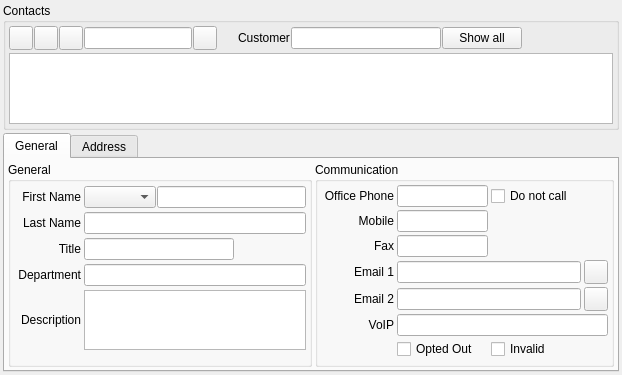
<?xml version="1.0" encoding="UTF-8"?>
<ui version="4.0">
 <class>ACC_ContactEditWidget</class>
 <widget class="QWidget" name="ACC_ContactEditWidget">
  <property name="geometry">
   <rect>
    <x>0</x>
    <y>0</y>
    <width>622</width>
    <height>375</height>
   </rect>
  </property>
  <property name="minimumSize">
   <size>
    <width>600</width>
    <height>350</height>
   </size>
  </property>
  <property name="windowTitle">
   <string>Form</string>
  </property>
  <layout class="QGridLayout" name="gridLayout_8">
   <property name="leftMargin">
    <number>3</number>
   </property>
   <property name="topMargin">
    <number>3</number>
   </property>
   <property name="rightMargin">
    <number>3</number>
   </property>
   <property name="bottomMargin">
    <number>3</number>
   </property>
   <property name="spacing">
    <number>3</number>
   </property>
   <item row="0" column="0">
    <widget class="QGroupBox" name="gbContactTable">
     <property name="sizePolicy">
      <sizepolicy hsizetype="Preferred" vsizetype="Expanding">
       <horstretch>0</horstretch>
       <verstretch>1</verstretch>
      </sizepolicy>
     </property>
     <property name="minimumSize">
      <size>
       <width>0</width>
       <height>0</height>
      </size>
     </property>
     <property name="title">
      <string>Contacts</string>
     </property>
     <layout class="QGridLayout" name="gridLayout_5">
      <property name="sizeConstraint">
       <enum>QLayout::SetMaximumSize</enum>
      </property>
      <property name="leftMargin">
       <number>3</number>
      </property>
      <property name="topMargin">
       <number>3</number>
      </property>
      <property name="rightMargin">
       <number>3</number>
      </property>
      <property name="bottomMargin">
       <number>3</number>
      </property>
      <property name="spacing">
       <number>3</number>
      </property>
      <item row="0" column="0">
       <layout class="QHBoxLayout" name="hlAdd_2">
        <property name="spacing">
         <number>1</number>
        </property>
        <item>
         <widget class="QToolButton" name="pbAddContact">
          <property name="minimumSize">
           <size>
            <width>24</width>
            <height>24</height>
           </size>
          </property>
          <property name="maximumSize">
           <size>
            <width>24</width>
            <height>24</height>
           </size>
          </property>
          <property name="toolTip">
           <string>Add contact</string>
          </property>
          <property name="text">
           <string/>
          </property>
          <property name="icon">
           <iconset resource="../../../db/src/gui/db.qrc">
            <normaloff>:/images/icons/add.png</normaloff>:/images/icons/add.png</iconset>
          </property>
          <property name="iconSize">
           <size>
            <width>16</width>
            <height>16</height>
           </size>
          </property>
         </widget>
        </item>
        <item>
         <widget class="QToolButton" name="pbDeleteContact">
          <property name="minimumSize">
           <size>
            <width>24</width>
            <height>24</height>
           </size>
          </property>
          <property name="maximumSize">
           <size>
            <width>24</width>
            <height>24</height>
           </size>
          </property>
          <property name="toolTip">
           <string>Delete contact</string>
          </property>
          <property name="text">
           <string/>
          </property>
          <property name="icon">
           <iconset resource="../../../db/src/gui/db.qrc">
            <normaloff>:/images/icons/delete.png</normaloff>:/images/icons/delete.png</iconset>
          </property>
          <property name="iconSize">
           <size>
            <width>16</width>
            <height>16</height>
           </size>
          </property>
         </widget>
        </item>
        <item>
         <widget class="QToolButton" name="pbSave">
          <property name="sizePolicy">
           <sizepolicy hsizetype="Fixed" vsizetype="Fixed">
            <horstretch>0</horstretch>
            <verstretch>0</verstretch>
           </sizepolicy>
          </property>
          <property name="minimumSize">
           <size>
            <width>24</width>
            <height>24</height>
           </size>
          </property>
          <property name="maximumSize">
           <size>
            <width>24</width>
            <height>24</height>
           </size>
          </property>
          <property name="toolTip">
           <string>Save to database</string>
          </property>
          <property name="text">
           <string/>
          </property>
          <property name="icon">
           <iconset resource="../../../db/src/gui/db.qrc">
            <normaloff>:/images/icons/database_save.png</normaloff>:/images/icons/database_save.png</iconset>
          </property>
         </widget>
        </item>
        <item>
         <widget class="QLineEdit" name="leFind">
          <property name="minimumSize">
           <size>
            <width>100</width>
            <height>0</height>
           </size>
          </property>
          <property name="maximumSize">
           <size>
            <width>150</width>
            <height>16777215</height>
           </size>
          </property>
         </widget>
        </item>
        <item>
         <widget class="QToolButton" name="pbFind">
          <property name="minimumSize">
           <size>
            <width>24</width>
            <height>24</height>
           </size>
          </property>
          <property name="maximumSize">
           <size>
            <width>24</width>
            <height>24</height>
           </size>
          </property>
          <property name="toolTip">
           <string>Find contact</string>
          </property>
          <property name="text">
           <string/>
          </property>
          <property name="icon">
           <iconset resource="../../../db/src/gui/db.qrc">
            <normaloff>:/images/icons/find.png</normaloff>:/images/icons/find.png</iconset>
          </property>
         </widget>
        </item>
        <item>
         <spacer name="horizontalSpacer">
          <property name="orientation">
           <enum>Qt::Horizontal</enum>
          </property>
          <property name="sizeType">
           <enum>QSizePolicy::Fixed</enum>
          </property>
          <property name="sizeHint" stdset="0">
           <size>
            <width>20</width>
            <height>20</height>
           </size>
          </property>
         </spacer>
        </item>
        <item>
         <widget class="QLabel" name="lblCustSupp">
          <property name="text">
           <string>Customer</string>
          </property>
         </widget>
        </item>
        <item>
         <widget class="QLineEdit" name="leCustSupp">
          <property name="minimumSize">
           <size>
            <width>150</width>
            <height>0</height>
           </size>
          </property>
          <property name="readOnly">
           <bool>true</bool>
          </property>
         </widget>
        </item>
        <item>
         <widget class="QPushButton" name="pbShowAll">
          <property name="text">
           <string>Show all</string>
          </property>
         </widget>
        </item>
        <item>
         <spacer name="horizontalSpacer_9">
          <property name="orientation">
           <enum>Qt::Horizontal</enum>
          </property>
          <property name="sizeType">
           <enum>QSizePolicy::MinimumExpanding</enum>
          </property>
          <property name="sizeHint" stdset="0">
           <size>
            <width>20</width>
            <height>20</height>
           </size>
          </property>
         </spacer>
        </item>
       </layout>
      </item>
      <item row="1" column="0">
       <widget class="QTableView" name="tvContact">
        <property name="sizePolicy">
         <sizepolicy hsizetype="Expanding" vsizetype="Expanding">
          <horstretch>0</horstretch>
          <verstretch>1</verstretch>
         </sizepolicy>
        </property>
        <property name="sizeIncrement">
         <size>
          <width>1</width>
          <height>1</height>
         </size>
        </property>
       </widget>
      </item>
     </layout>
    </widget>
   </item>
   <item row="1" column="0">
    <widget class="QTabWidget" name="tabWidget">
     <property name="currentIndex">
      <number>0</number>
     </property>
     <widget class="QWidget" name="tab">
      <attribute name="title">
       <string>General</string>
      </attribute>
      <layout class="QGridLayout" name="gridLayout_6">
       <property name="leftMargin">
        <number>3</number>
       </property>
       <property name="topMargin">
        <number>3</number>
       </property>
       <property name="rightMargin">
        <number>3</number>
       </property>
       <property name="bottomMargin">
        <number>3</number>
       </property>
       <property name="spacing">
        <number>3</number>
       </property>
       <item row="0" column="0">
        <widget class="QGroupBox" name="gbGeneral">
         <property name="title">
          <string>General</string>
         </property>
         <layout class="QGridLayout" name="gridLayout_3">
          <property name="sizeConstraint">
           <enum>QLayout::SetMinimumSize</enum>
          </property>
          <property name="leftMargin">
           <number>6</number>
          </property>
          <property name="topMargin">
           <number>3</number>
          </property>
          <property name="rightMargin">
           <number>3</number>
          </property>
          <property name="bottomMargin">
           <number>3</number>
          </property>
          <property name="spacing">
           <number>3</number>
          </property>
          <item row="0" column="0">
           <widget class="QLabel" name="label">
            <property name="text">
             <string>First Name</string>
            </property>
            <property name="alignment">
             <set>Qt::AlignRight|Qt::AlignTrailing|Qt::AlignVCenter</set>
            </property>
           </widget>
          </item>
          <item row="0" column="1">
           <layout class="QHBoxLayout" name="horizontalLayout_2">
            <property name="spacing">
             <number>1</number>
            </property>
            <item>
             <widget class="QComboBox" name="cbSalutation"/>
            </item>
            <item>
             <widget class="QLineEdit" name="leFirstName"/>
            </item>
           </layout>
          </item>
          <item row="1" column="0">
           <widget class="QLabel" name="label_2">
            <property name="text">
             <string>Last Name</string>
            </property>
            <property name="alignment">
             <set>Qt::AlignRight|Qt::AlignTrailing|Qt::AlignVCenter</set>
            </property>
           </widget>
          </item>
          <item row="1" column="1">
           <widget class="QLineEdit" name="leLastName"/>
          </item>
          <item row="2" column="0">
           <widget class="QLabel" name="label_3">
            <property name="text">
             <string>Title</string>
            </property>
            <property name="alignment">
             <set>Qt::AlignRight|Qt::AlignTrailing|Qt::AlignVCenter</set>
            </property>
           </widget>
          </item>
          <item row="2" column="1">
           <widget class="QLineEdit" name="leTitle">
            <property name="maximumSize">
             <size>
              <width>150</width>
              <height>16777215</height>
             </size>
            </property>
           </widget>
          </item>
          <item row="3" column="0">
           <widget class="QLabel" name="label_4">
            <property name="text">
             <string>Department</string>
            </property>
            <property name="alignment">
             <set>Qt::AlignRight|Qt::AlignTrailing|Qt::AlignVCenter</set>
            </property>
           </widget>
          </item>
          <item row="3" column="1">
           <widget class="QLineEdit" name="leDepartment"/>
          </item>
          <item row="4" column="0">
           <widget class="QLabel" name="label_10">
            <property name="text">
             <string>Description</string>
            </property>
            <property name="alignment">
             <set>Qt::AlignRight|Qt::AlignTrailing|Qt::AlignVCenter</set>
            </property>
           </widget>
          </item>
          <item row="4" column="1">
           <widget class="QPlainTextEdit" name="pteDescription">
            <property name="minimumSize">
             <size>
              <width>0</width>
              <height>60</height>
             </size>
            </property>
            <property name="maximumSize">
             <size>
              <width>16777215</width>
              <height>60</height>
             </size>
            </property>
            <property name="tabChangesFocus">
             <bool>true</bool>
            </property>
           </widget>
          </item>
          <item row="5" column="1">
           <spacer name="verticalSpacer_3">
            <property name="orientation">
             <enum>Qt::Vertical</enum>
            </property>
            <property name="sizeType">
             <enum>QSizePolicy::Preferred</enum>
            </property>
            <property name="sizeHint" stdset="0">
             <size>
              <width>20</width>
              <height>10</height>
             </size>
            </property>
           </spacer>
          </item>
         </layout>
        </widget>
       </item>
       <item row="0" column="1">
        <widget class="QGroupBox" name="gbCommunication">
         <property name="title">
          <string>Communication</string>
         </property>
         <layout class="QGridLayout" name="gridLayout_4">
          <property name="sizeConstraint">
           <enum>QLayout::SetMinimumSize</enum>
          </property>
          <property name="leftMargin">
           <number>6</number>
          </property>
          <property name="topMargin">
           <number>3</number>
          </property>
          <property name="rightMargin">
           <number>3</number>
          </property>
          <property name="bottomMargin">
           <number>3</number>
          </property>
          <property name="spacing">
           <number>3</number>
          </property>
          <item row="0" column="0">
           <widget class="QLabel" name="label_6">
            <property name="text">
             <string>Office Phone</string>
            </property>
            <property name="alignment">
             <set>Qt::AlignRight|Qt::AlignTrailing|Qt::AlignVCenter</set>
            </property>
           </widget>
          </item>
          <item row="0" column="1">
           <widget class="QLineEdit" name="leOfficePhone"/>
          </item>
          <item row="1" column="0">
           <widget class="QLabel" name="label_7">
            <property name="text">
             <string>Mobile</string>
            </property>
            <property name="alignment">
             <set>Qt::AlignRight|Qt::AlignTrailing|Qt::AlignVCenter</set>
            </property>
           </widget>
          </item>
          <item row="1" column="1">
           <widget class="QLineEdit" name="leMobile"/>
          </item>
          <item row="1" column="2" colspan="2">
           <spacer name="horizontalSpacer_2">
            <property name="orientation">
             <enum>Qt::Horizontal</enum>
            </property>
            <property name="sizeHint" stdset="0">
             <size>
              <width>134</width>
              <height>20</height>
             </size>
            </property>
           </spacer>
          </item>
          <item row="2" column="0">
           <widget class="QLabel" name="label_8">
            <property name="text">
             <string>Fax</string>
            </property>
            <property name="alignment">
             <set>Qt::AlignRight|Qt::AlignTrailing|Qt::AlignVCenter</set>
            </property>
           </widget>
          </item>
          <item row="2" column="1">
           <widget class="QLineEdit" name="leFax"/>
          </item>
          <item row="2" column="2" colspan="2">
           <spacer name="horizontalSpacer_3">
            <property name="orientation">
             <enum>Qt::Horizontal</enum>
            </property>
            <property name="sizeHint" stdset="0">
             <size>
              <width>134</width>
              <height>20</height>
             </size>
            </property>
           </spacer>
          </item>
          <item row="3" column="0">
           <widget class="QLabel" name="label_9">
            <property name="text">
             <string>Email 1</string>
            </property>
            <property name="alignment">
             <set>Qt::AlignRight|Qt::AlignTrailing|Qt::AlignVCenter</set>
            </property>
           </widget>
          </item>
          <item row="4" column="0">
           <widget class="QLabel" name="label_11">
            <property name="text">
             <string>Email 2</string>
            </property>
            <property name="alignment">
             <set>Qt::AlignRight|Qt::AlignTrailing|Qt::AlignVCenter</set>
            </property>
           </widget>
          </item>
          <item row="0" column="2">
           <widget class="QCheckBox" name="ckbDoNotCall">
            <property name="text">
             <string>Do not call</string>
            </property>
           </widget>
          </item>
          <item row="6" column="2">
           <widget class="QCheckBox" name="ckbInvalid">
            <property name="text">
             <string>Invalid</string>
            </property>
           </widget>
          </item>
          <item row="6" column="1">
           <widget class="QCheckBox" name="ckbOptOut">
            <property name="text">
             <string>Opted Out</string>
            </property>
           </widget>
          </item>
          <item row="7" column="1">
           <spacer name="verticalSpacer">
            <property name="orientation">
             <enum>Qt::Vertical</enum>
            </property>
            <property name="sizeType">
             <enum>QSizePolicy::Expanding</enum>
            </property>
            <property name="sizeHint" stdset="0">
             <size>
              <width>20</width>
              <height>0</height>
             </size>
            </property>
           </spacer>
          </item>
          <item row="4" column="1" colspan="3">
           <layout class="QHBoxLayout" name="horizontalLayout_4">
            <property name="spacing">
             <number>3</number>
            </property>
            <item>
             <widget class="QLineEdit" name="leEmail2"/>
            </item>
            <item>
             <widget class="QToolButton" name="pbSendEmail2">
              <property name="minimumSize">
               <size>
                <width>24</width>
                <height>24</height>
               </size>
              </property>
              <property name="maximumSize">
               <size>
                <width>24</width>
                <height>24</height>
               </size>
              </property>
              <property name="toolTip">
               <string>Send email2</string>
              </property>
              <property name="text">
               <string/>
              </property>
              <property name="icon">
               <iconset resource="../../../db/src/gui/db.qrc">
                <normaloff>:/images/icons/email_edit.png</normaloff>:/images/icons/email_edit.png</iconset>
              </property>
             </widget>
            </item>
           </layout>
          </item>
          <item row="3" column="1" colspan="3">
           <layout class="QHBoxLayout" name="horizontalLayout_5">
            <property name="spacing">
             <number>3</number>
            </property>
            <item>
             <widget class="QLineEdit" name="leEmail1"/>
            </item>
            <item>
             <widget class="QToolButton" name="pbSendEmail1">
              <property name="minimumSize">
               <size>
                <width>24</width>
                <height>24</height>
               </size>
              </property>
              <property name="maximumSize">
               <size>
                <width>24</width>
                <height>24</height>
               </size>
              </property>
              <property name="toolTip">
               <string>Send email1</string>
              </property>
              <property name="text">
               <string/>
              </property>
              <property name="icon">
               <iconset resource="../../../db/src/gui/db.qrc">
                <normaloff>:/images/icons/email_edit.png</normaloff>:/images/icons/email_edit.png</iconset>
              </property>
             </widget>
            </item>
           </layout>
          </item>
          <item row="5" column="0">
           <widget class="QLabel" name="label_5">
            <property name="text">
             <string>VoIP</string>
            </property>
            <property name="alignment">
             <set>Qt::AlignRight|Qt::AlignTrailing|Qt::AlignVCenter</set>
            </property>
           </widget>
          </item>
          <item row="5" column="1" colspan="3">
           <widget class="QLineEdit" name="leVoip"/>
          </item>
         </layout>
        </widget>
       </item>
      </layout>
     </widget>
     <widget class="QWidget" name="tab_2">
      <attribute name="title">
       <string>Address</string>
      </attribute>
      <layout class="QGridLayout" name="gridLayout_7">
       <property name="leftMargin">
        <number>3</number>
       </property>
       <property name="topMargin">
        <number>3</number>
       </property>
       <property name="rightMargin">
        <number>3</number>
       </property>
       <property name="bottomMargin">
        <number>3</number>
       </property>
       <property name="spacing">
        <number>3</number>
       </property>
       <item row="0" column="0">
        <widget class="QGroupBox" name="gbPrimaryAddress">
         <property name="title">
          <string>Primary Address</string>
         </property>
         <layout class="QGridLayout" name="gridLayout">
          <property name="leftMargin">
           <number>6</number>
          </property>
          <property name="topMargin">
           <number>3</number>
          </property>
          <property name="rightMargin">
           <number>3</number>
          </property>
          <property name="bottomMargin">
           <number>3</number>
          </property>
          <property name="spacing">
           <number>3</number>
          </property>
          <item row="0" column="0">
           <widget class="QLabel" name="lblPrimaryAddress1">
            <property name="text">
             <string>Primary Address 1</string>
            </property>
            <property name="alignment">
             <set>Qt::AlignRight|Qt::AlignTrailing|Qt::AlignVCenter</set>
            </property>
           </widget>
          </item>
          <item row="0" column="1">
           <widget class="QLineEdit" name="lePrimaryAddress1">
            <property name="sizePolicy">
             <sizepolicy hsizetype="Expanding" vsizetype="Fixed">
              <horstretch>1</horstretch>
              <verstretch>0</verstretch>
             </sizepolicy>
            </property>
            <property name="minimumSize">
             <size>
              <width>150</width>
              <height>0</height>
             </size>
            </property>
            <property name="maximumSize">
             <size>
              <width>250</width>
              <height>16777215</height>
             </size>
            </property>
           </widget>
          </item>
          <item row="1" column="0">
           <widget class="QLabel" name="lblPostAddress2">
            <property name="text">
             <string>Primary Address 2</string>
            </property>
            <property name="alignment">
             <set>Qt::AlignRight|Qt::AlignTrailing|Qt::AlignVCenter</set>
            </property>
           </widget>
          </item>
          <item row="1" column="1">
           <widget class="QLineEdit" name="lePrimaryAddress2">
            <property name="sizePolicy">
             <sizepolicy hsizetype="Expanding" vsizetype="Fixed">
              <horstretch>1</horstretch>
              <verstretch>0</verstretch>
             </sizepolicy>
            </property>
            <property name="minimumSize">
             <size>
              <width>150</width>
              <height>0</height>
             </size>
            </property>
            <property name="maximumSize">
             <size>
              <width>250</width>
              <height>16777215</height>
             </size>
            </property>
           </widget>
          </item>
          <item row="2" column="0">
           <widget class="QLabel" name="lblPostaddress3">
            <property name="text">
             <string>Primary Address 3</string>
            </property>
            <property name="alignment">
             <set>Qt::AlignRight|Qt::AlignTrailing|Qt::AlignVCenter</set>
            </property>
           </widget>
          </item>
          <item row="2" column="1">
           <widget class="QLineEdit" name="lePrimaryAddress3">
            <property name="sizePolicy">
             <sizepolicy hsizetype="Expanding" vsizetype="Fixed">
              <horstretch>1</horstretch>
              <verstretch>0</verstretch>
             </sizepolicy>
            </property>
            <property name="minimumSize">
             <size>
              <width>150</width>
              <height>0</height>
             </size>
            </property>
            <property name="maximumSize">
             <size>
              <width>250</width>
              <height>16777215</height>
             </size>
            </property>
           </widget>
          </item>
          <item row="3" column="0">
           <widget class="QLabel" name="lblPostAddress4">
            <property name="text">
             <string>Primary Address 4</string>
            </property>
            <property name="alignment">
             <set>Qt::AlignRight|Qt::AlignTrailing|Qt::AlignVCenter</set>
            </property>
           </widget>
          </item>
          <item row="3" column="1">
           <widget class="QLineEdit" name="lePrimaryAddress4">
            <property name="sizePolicy">
             <sizepolicy hsizetype="Expanding" vsizetype="Fixed">
              <horstretch>1</horstretch>
              <verstretch>0</verstretch>
             </sizepolicy>
            </property>
            <property name="minimumSize">
             <size>
              <width>150</width>
              <height>0</height>
             </size>
            </property>
            <property name="maximumSize">
             <size>
              <width>250</width>
              <height>16777215</height>
             </size>
            </property>
           </widget>
          </item>
          <item row="4" column="0">
           <widget class="QLabel" name="lblPostAddress5">
            <property name="text">
             <string>Primary Address 5</string>
            </property>
            <property name="alignment">
             <set>Qt::AlignRight|Qt::AlignTrailing|Qt::AlignVCenter</set>
            </property>
           </widget>
          </item>
          <item row="4" column="1">
           <widget class="QLineEdit" name="lePrimaryAddress5">
            <property name="sizePolicy">
             <sizepolicy hsizetype="Expanding" vsizetype="Fixed">
              <horstretch>1</horstretch>
              <verstretch>0</verstretch>
             </sizepolicy>
            </property>
            <property name="minimumSize">
             <size>
              <width>150</width>
              <height>0</height>
             </size>
            </property>
            <property name="maximumSize">
             <size>
              <width>250</width>
              <height>16777215</height>
             </size>
            </property>
           </widget>
          </item>
          <item row="5" column="0">
           <widget class="QLabel" name="lblPostAddress6">
            <property name="text">
             <string>Primary Address 6</string>
            </property>
            <property name="alignment">
             <set>Qt::AlignRight|Qt::AlignTrailing|Qt::AlignVCenter</set>
            </property>
           </widget>
          </item>
          <item row="5" column="1">
           <layout class="QHBoxLayout" name="horizontalLayout_3">
            <property name="spacing">
             <number>3</number>
            </property>
            <item>
             <widget class="QLineEdit" name="lePrimaryAddress6">
              <property name="sizePolicy">
               <sizepolicy hsizetype="Expanding" vsizetype="Fixed">
                <horstretch>0</horstretch>
                <verstretch>0</verstretch>
               </sizepolicy>
              </property>
              <property name="minimumSize">
               <size>
                <width>0</width>
                <height>0</height>
               </size>
              </property>
              <property name="maximumSize">
               <size>
                <width>150</width>
                <height>16777215</height>
               </size>
              </property>
             </widget>
            </item>
            <item>
             <widget class="QPushButton" name="pbCopyParent">
              <property name="sizePolicy">
               <sizepolicy hsizetype="Preferred" vsizetype="Fixed">
                <horstretch>0</horstretch>
                <verstretch>0</verstretch>
               </sizepolicy>
              </property>
              <property name="minimumSize">
               <size>
                <width>75</width>
                <height>0</height>
               </size>
              </property>
              <property name="maximumSize">
               <size>
                <width>75</width>
                <height>16777215</height>
               </size>
              </property>
              <property name="text">
               <string>Copy P&amp;arent</string>
              </property>
             </widget>
            </item>
           </layout>
          </item>
         </layout>
        </widget>
       </item>
       <item row="0" column="1">
        <widget class="QGroupBox" name="gbAltAddress">
         <property name="title">
          <string>Other Address</string>
         </property>
         <layout class="QGridLayout" name="gridLayout_2">
          <property name="leftMargin">
           <number>6</number>
          </property>
          <property name="topMargin">
           <number>3</number>
          </property>
          <property name="rightMargin">
           <number>3</number>
          </property>
          <property name="bottomMargin">
           <number>3</number>
          </property>
          <property name="spacing">
           <number>3</number>
          </property>
          <item row="0" column="0">
           <widget class="QLabel" name="lblStreetAddress1">
            <property name="text">
             <string>Other Address 1</string>
            </property>
            <property name="alignment">
             <set>Qt::AlignRight|Qt::AlignTrailing|Qt::AlignVCenter</set>
            </property>
           </widget>
          </item>
          <item row="0" column="1">
           <widget class="QLineEdit" name="leOtherAddress1">
            <property name="minimumSize">
             <size>
              <width>150</width>
              <height>0</height>
             </size>
            </property>
            <property name="maximumSize">
             <size>
              <width>250</width>
              <height>16777215</height>
             </size>
            </property>
           </widget>
          </item>
          <item row="1" column="0">
           <widget class="QLabel" name="lblStreetAddress2">
            <property name="text">
             <string>Other Address 2</string>
            </property>
            <property name="alignment">
             <set>Qt::AlignRight|Qt::AlignTrailing|Qt::AlignVCenter</set>
            </property>
           </widget>
          </item>
          <item row="1" column="1">
           <widget class="QLineEdit" name="leOtherAddress2">
            <property name="minimumSize">
             <size>
              <width>150</width>
              <height>0</height>
             </size>
            </property>
            <property name="maximumSize">
             <size>
              <width>250</width>
              <height>16777215</height>
             </size>
            </property>
           </widget>
          </item>
          <item row="2" column="0">
           <widget class="QLabel" name="lblStreetAddress3">
            <property name="text">
             <string>Other Address 3</string>
            </property>
            <property name="alignment">
             <set>Qt::AlignRight|Qt::AlignTrailing|Qt::AlignVCenter</set>
            </property>
           </widget>
          </item>
          <item row="2" column="1">
           <widget class="QLineEdit" name="leOtherAddress3">
            <property name="minimumSize">
             <size>
              <width>150</width>
              <height>0</height>
             </size>
            </property>
            <property name="maximumSize">
             <size>
              <width>250</width>
              <height>16777215</height>
             </size>
            </property>
           </widget>
          </item>
          <item row="3" column="0">
           <widget class="QLabel" name="lblStreetAddress4">
            <property name="text">
             <string>Other Address 4</string>
            </property>
            <property name="alignment">
             <set>Qt::AlignRight|Qt::AlignTrailing|Qt::AlignVCenter</set>
            </property>
           </widget>
          </item>
          <item row="3" column="1">
           <widget class="QLineEdit" name="leOtherAddress4">
            <property name="minimumSize">
             <size>
              <width>150</width>
              <height>0</height>
             </size>
            </property>
            <property name="maximumSize">
             <size>
              <width>250</width>
              <height>16777215</height>
             </size>
            </property>
           </widget>
          </item>
          <item row="4" column="0">
           <widget class="QLabel" name="lblStreetAddress5">
            <property name="text">
             <string>Other Address 5</string>
            </property>
            <property name="alignment">
             <set>Qt::AlignRight|Qt::AlignTrailing|Qt::AlignVCenter</set>
            </property>
           </widget>
          </item>
          <item row="4" column="1">
           <widget class="QLineEdit" name="leOtherAddress5">
            <property name="minimumSize">
             <size>
              <width>150</width>
              <height>0</height>
             </size>
            </property>
            <property name="maximumSize">
             <size>
              <width>250</width>
              <height>16777215</height>
             </size>
            </property>
           </widget>
          </item>
          <item row="5" column="0">
           <widget class="QLabel" name="lblStreetAddress6">
            <property name="text">
             <string>Other Address 6</string>
            </property>
            <property name="alignment">
             <set>Qt::AlignRight|Qt::AlignTrailing|Qt::AlignVCenter</set>
            </property>
           </widget>
          </item>
          <item row="5" column="1">
           <layout class="QHBoxLayout" name="horizontalLayout">
            <property name="spacing">
             <number>3</number>
            </property>
            <item>
             <widget class="QLineEdit" name="leOtherAddress6">
              <property name="minimumSize">
               <size>
                <width>0</width>
                <height>0</height>
               </size>
              </property>
              <property name="maximumSize">
               <size>
                <width>150</width>
                <height>16777215</height>
               </size>
              </property>
             </widget>
            </item>
            <item>
             <widget class="QPushButton" name="pbCopyPrimaryAddress">
              <property name="sizePolicy">
               <sizepolicy hsizetype="Preferred" vsizetype="Fixed">
                <horstretch>0</horstretch>
                <verstretch>0</verstretch>
               </sizepolicy>
              </property>
              <property name="minimumSize">
               <size>
                <width>75</width>
                <height>0</height>
               </size>
              </property>
              <property name="maximumSize">
               <size>
                <width>75</width>
                <height>16777215</height>
               </size>
              </property>
              <property name="text">
               <string>Copy P&amp;rimary</string>
              </property>
             </widget>
            </item>
           </layout>
          </item>
         </layout>
        </widget>
       </item>
       <item row="1" column="0" colspan="2">
        <spacer name="verticalSpacer_2">
         <property name="orientation">
          <enum>Qt::Vertical</enum>
         </property>
         <property name="sizeType">
          <enum>QSizePolicy::Preferred</enum>
         </property>
         <property name="sizeHint" stdset="0">
          <size>
           <width>579</width>
           <height>25</height>
          </size>
         </property>
        </spacer>
       </item>
      </layout>
     </widget>
    </widget>
   </item>
  </layout>
 </widget>
 <tabstops>
  <tabstop>tvContact</tabstop>
  <tabstop>pbAddContact</tabstop>
  <tabstop>pbDeleteContact</tabstop>
  <tabstop>pbSave</tabstop>
  <tabstop>leFind</tabstop>
  <tabstop>pbFind</tabstop>
  <tabstop>leCustSupp</tabstop>
  <tabstop>pbShowAll</tabstop>
  <tabstop>cbSalutation</tabstop>
  <tabstop>leFirstName</tabstop>
  <tabstop>leLastName</tabstop>
  <tabstop>leTitle</tabstop>
  <tabstop>leDepartment</tabstop>
  <tabstop>pteDescription</tabstop>
  <tabstop>leOfficePhone</tabstop>
  <tabstop>ckbDoNotCall</tabstop>
  <tabstop>leMobile</tabstop>
  <tabstop>leFax</tabstop>
  <tabstop>leEmail1</tabstop>
  <tabstop>pbSendEmail1</tabstop>
  <tabstop>leEmail2</tabstop>
  <tabstop>pbSendEmail2</tabstop>
  <tabstop>leVoip</tabstop>
  <tabstop>ckbOptOut</tabstop>
  <tabstop>ckbInvalid</tabstop>
  <tabstop>lePrimaryAddress1</tabstop>
  <tabstop>lePrimaryAddress2</tabstop>
  <tabstop>lePrimaryAddress3</tabstop>
  <tabstop>lePrimaryAddress4</tabstop>
  <tabstop>lePrimaryAddress5</tabstop>
  <tabstop>lePrimaryAddress6</tabstop>
  <tabstop>pbCopyParent</tabstop>
  <tabstop>leOtherAddress1</tabstop>
  <tabstop>leOtherAddress2</tabstop>
  <tabstop>leOtherAddress3</tabstop>
  <tabstop>leOtherAddress4</tabstop>
  <tabstop>leOtherAddress5</tabstop>
  <tabstop>leOtherAddress6</tabstop>
  <tabstop>pbCopyPrimaryAddress</tabstop>
 </tabstops>
 <resources>
  <include location="../../../db/src/gui/db.qrc"/>
 </resources>
 <connections/>
</ui>
